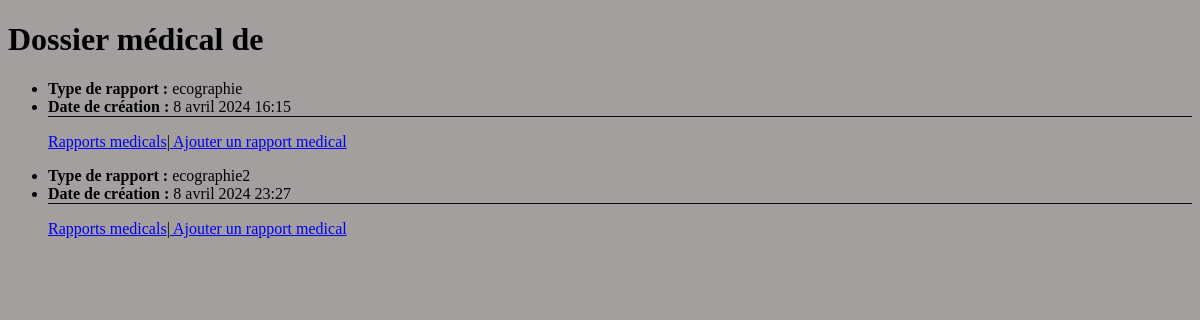
Page /patient_list/5/dossier_medical/ on the committed database.
### patient/models.py (models this page shows)
class Examen_medical(models.Model):
    patient = models.ForeignKey(User,null=True,on_delete=models.CASCADE)
    type_rapport = models.CharField(default="",max_length=1000,verbose_name='type de rapport')
    date_creation = models.DateTimeField(auto_now_add=True)

### patient/views.py (the view)
# urls.py: path('patient_list/<int:id>/dossier_medical/',patient.views.dossier_medical,name='dossier_medical'),
def dossier_medical(request,id):
    user = User.objects.get(id=id)
    dossiers = Examen_medical.objects.filter(patient=user)
    return render(request,'patient/examen_medical.html',{"dossiers":dossiers})

### patient/templates/patient/examen_medical.html
{% extends 'base.html' %}
{% block content %}
<h1>Dossier médical de </h1>
{% for dossier in dossiers %}
<ul>
    <li><strong>Type de rapport :</strong> {{ dossier.type_rapport }}</li>
    <li><strong>Date de création :</strong> {{ dossier.date_creation }}</li>
    <div style="border-top: 1px solid #0e0c0c;"></div>
    <p><a href="{% url 'rapport_medical' dossier.id %}">Rapports medicals</a>|<a href="{% url 'creer_rapport_medical' dossier.id %}"> Ajouter un rapport medical</a></p>
</ul>
{% endfor %}
{% endblock %}

### static/login.css (style rules this page uses)
body { background-color: #a39f9f }

### rows in the picture
Examen_medical: type_rapport "ecographie", date_creation "8 avril 2024 16:15"
Examen_medical: type_rapport "ecographie2", date_creation "8 avril 2024 23:27"
